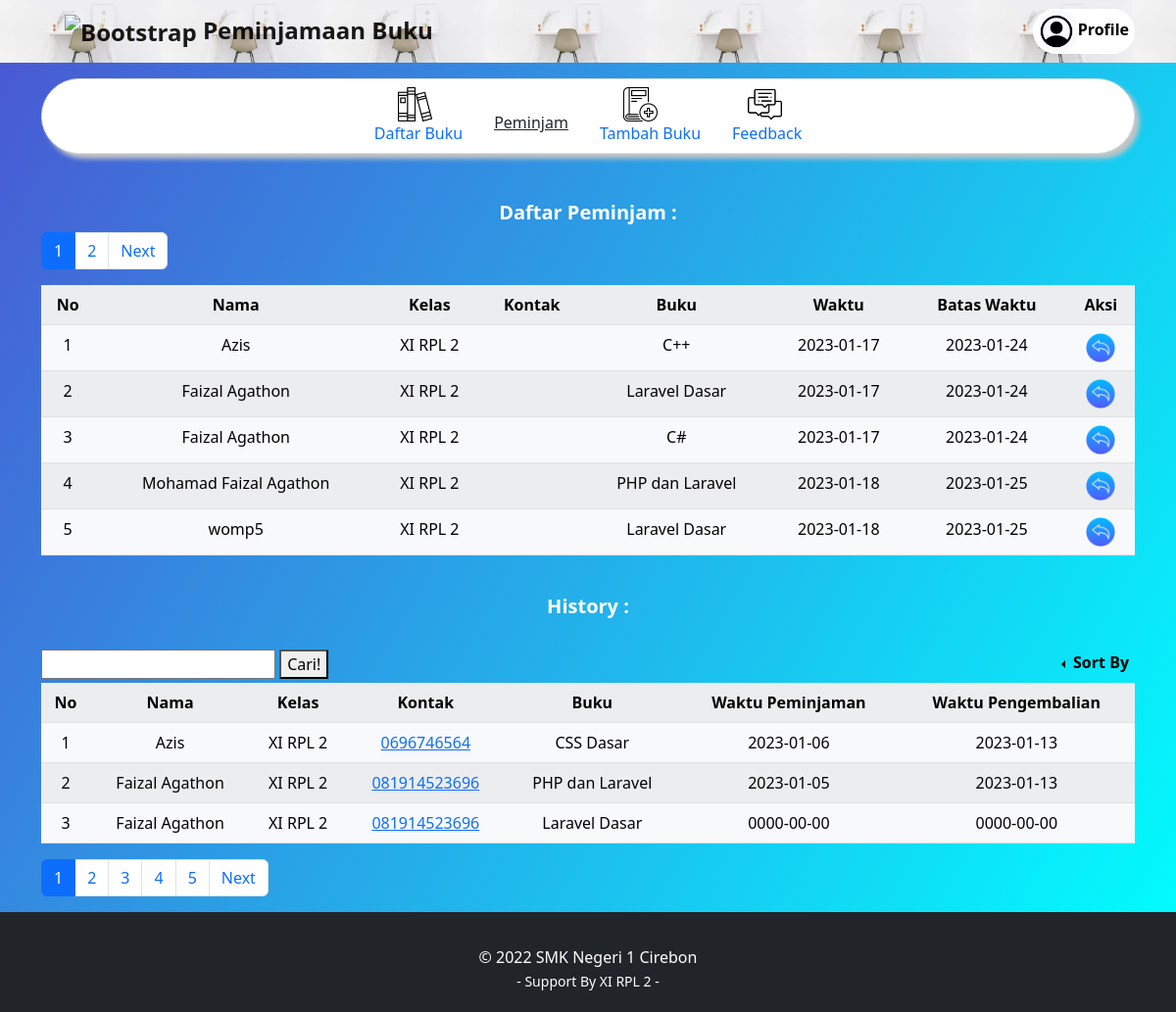
Page /revisi/admin/peminjam2.php (signed in) on the committed database.
### tables this page shows
CREATE TABLE `siswa` (
  `idSiswa` int(11) NOT NULL,
  `idKelas` int(11) NOT NULL,
  `namaSiswa` varchar(100) NOT NULL,
  `kontakSiswa` varchar(20) NOT NULL
);

CREATE TABLE `kelas` (
  `idKelas` int(11) NOT NULL,
  `namaKelas` varchar(20) NOT NULL
);

CREATE TABLE `buku` (
  `id` int(11) NOT NULL,
  `nama` varchar(50) NOT NULL,
  `deskripsi` text DEFAULT NULL,
  `tglTerbit` date NOT NULL,
  `penerbit` varchar(50) NOT NULL,
  `penulis` varchar(50) NOT NULL,
  `gambar` varchar(35) NOT NULL,
  `jumlah` int(50) NOT NULL,
  `jumlah_dipinjam` int(100) NOT NULL
);

CREATE TABLE `peminjaman` (
  `idPeminjaman` int(11) NOT NULL,
  `idSiswa` int(11) NOT NULL,
  `idBuku` int(11) DEFAULT NULL,
  `waktuPeminjaman` date NOT NULL
);

CREATE TABLE `histori` (
  `idPengembalian` int(11) NOT NULL,
  `idSiswa` int(11) NOT NULL,
  `idBuku` int(11) NOT NULL,
  `waktuPeminjaman` date NOT NULL,
  `waktuPengembalian` date NOT NULL
);

### revisi/admin/koneksi.php (called while the page is built, shortened)
<?php
    $conn = mysqli_connect("localhost", "root", "", "perpus_padudung");
    function query($query){
        global $conn;
        $result = mysqli_query($conn, $query);
        $rows = [];
        while( $row = mysqli_fetch_assoc($result) ){
            $rows[] = $row;
        }
        return $rows;
    }
    function bataswaktu($ubah, $batas){
        $bataswaktu = date("Y-m-j", $ubah +60*60*24*$batas);
        return $bataswaktu;
    }
?>

### revisi/admin/peminjam2.php (the view, shortened to what this page needs)
<?php
require 'koneksi.php';
$dataPerhalaman = 5;
$jumlahData =  count(query("SELECT * FROM
                            siswa s INNER JOIN
                            kelas k ON s.idKelas = k.idKelas INNER JOIN
                            peminjaman p ON s.idSiswa = p.idSiswa INNER JOIN
                            buku b ON s.idSiswa = p.idSiswa AND p.idBuku = b.id"));
$jumlahHalaman = ceil($jumlahData / $dataPerhalaman);
$halamanAktif = isset( $_GET['halamanUser']) ? $_GET['halamanUser'] : 1;
$awalData = ($dataPerhalaman * $halamanAktif) - $dataPerhalaman;
$dataPerhalaman2 = 3;
$jumlahData2 =  count(query("SELECT * FROM
                                histori h INNER JOIN
                                siswa s ON s.idSiswa = h.idSiswa INNER JOIN
                                kelas k ON s.idkelas = k.idKelas INNER JOIN
                                buku b ON h.idBuku = b.id AND s.idSiswa = h.idSiswa"));
$jumlahHalaman2 = ceil($jumlahData2 / $dataPerhalaman2);
$halamanAktif2 = isset( $_GET['halamanHistori']) ? $_GET['halamanHistori'] : 1;
$awalData2 = ($dataPerhalaman2 * $halamanAktif2) - $dataPerhalaman2 ;
$peminjaman = query("SELECT * FROM
                      siswa s INNER JOIN
                      kelas k ON s.idKelas = k.idKelas INNER JOIN
                      peminjaman p ON s.idSiswa = p.idSiswa INNER JOIN
                      buku b ON s.idSiswa = p.idSiswa AND p.idBuku = b.id
                      LIMIT $awalData, $dataPerhalaman");
$histori = query( "SELECT * FROM
                    histori h INNER JOIN
                    siswa s ON s.idSiswa = h.idSiswa INNER JOIN
                    kelas k ON s.idkelas = k.idKelas INNER JOIN
                    buku b ON h.idBuku = b.id AND s.idSiswa = h.idSiswa
                    LIMIT $awalData2, $dataPerhalaman2" );
$batasPengembalian = 7;
?>
<!doctype html>
<html lang="en">
  <head>
    <link href="https://cdn.jsdelivr.net/npm/bootstrap@5.2.3/dist/css/bootstrap.min.css" rel="stylesheet"
>
    <link rel="stylesheet" href="../css/stylePeminjam.css">
  </head>
  <body>
    <nav class="navbar bg-white judul">
        <div class="container">
            <a class="navbar-brand fw-bold fs-4 ms-4" href="#">
                <img src="../../../peminjaman_buku/assets/images/SMKN 1 Cirebon.png" alt="Bootstrap" width="70" height="70">
                Peminjamaan Buku
            </a>
            <div class="d-flex">
                <button class="border-0 bg-white fw-bold rounded-pill" type="button" data-bs-toggle="offcanvas" data-bs-target="#offcanvasRight" aria-controls="offcanvasRight">
                    <img src="../icon/profile.png" width="40rem" alt="" class="bg-light rounded-pill p-0 py-1 pe-1">Profile
                </button>
            </div>
        </div>
    </nav>
    <div class="container">
        <ul class="nav justify-content-center mt-3 border rounded-pill bg-white" style="box-shadow: 5px 5px 5px #c5c5c5;">
            <li class="nav-item">
                <a class="nav-link active" aria-current="page" href="admin.php">
                    <img src="../icon/book1.png" width="35rem" alt="" class="ms-4"><br>
                    Daftar Buku
                </a>
            </li>
            <li class="nav-item">
                <a class="nav-link text-dark text-decoration-underline" href="peminjam.php">
                    <img src="../icon/reader.png" width="35rem" alt="" class="ms-3"><br>
                    Peminjam
                </a>
            </li>
            <li class="nav-item">
                <a class="nav-link" href="tambahbuku.php">
                    <img src="../icon/book2.png" width="35rem" alt="" class="ms-4"><br>
                    Tambah Buku
                </a>
            </li>
            <li class="nav-item">
                <a class="nav-link" href="feedback.php">
                    <img src="../icon/chat.png" width="35rem" alt="" class="ms-3"><br>
                    Feedback
                </a>
            </li>
        </ul>
    </div>
    <div class="container mt-4">
        <br>
        <h5 class="fw-bold text-white text-center">Daftar Peminjam :</h5>
        <div aria-label="Page navigation example" >
            <ul class="pagination">
                <?php for( $i=1; $i<=$jumlahHalaman; $i++) : ?>
                    <?php if ( $i == $halamanAktif ) : ?>
                        <li class="page-item active"><a class="page-link" href="?halamanUser=<?= $i ?>"><?= $i ?></a></li>
                    <?php else : ?>
                        <li class="page-item"><a class="page-link" href="?halamanUser=<?= $i ?>"><?= $i ?></a></li>
                    <?php endif ; ?>
                <?php endfor ; ?>
                <?php if ( $halamanAktif < $jumlahHalaman ) : ?>
                    <li class="page-item"><a class="page-link" href="?halamanUser=<?=$halamanAktif + 1 ?>">Next</a></li>
                <?php endif ; ?>
            </ul>
        </div>
        <table class="table table-light table-striped">
            <tr class="text-center">
                <th>No</th>
                <th>Nama</th>
                <th>Kelas</th>
                <th>Kontak</th>
                <th>Buku</th>
                <th>Waktu</th>
                <th>Batas Waktu</th>
                <th>Aksi</th>
            </tr>
            <?php $i = 1; ?>
            <?php foreach ($peminjaman as $data) : ?>
            <tr class="text-center">
                <td><?= $i; ?></td>
                <td><?= $data["namaSiswa"]; ?></td>
                <td><?= strtoupper($data["namaKelas"]); ?></td>
                <td>
                </td>
                <td><?= $data["nama"]; ?></td>
                <td><?= $data["waktuPeminjaman"]; ?></td>
                <td><?= bataswaktu(strtotime($data["waktuPeminjaman"]), $batasPengembalian); ?></td>
                <td>
                    <a href="kembalikan_data_pengembalian.php?id=<?= $data['idPeminjaman']; ?>&waktupeminjaman=<?= $data['waktuPeminjaman']; ?>&param=admin" onclick="return confirm('Yakin ingin mengebalikan buku?')">
                        <img src="../icon/left-arrow.png" width="30rem" alt="">
                    </a>
                </td>
            </tr>
            <?php $i++; ?>
            <?php endforeach; ?>
        </table>
        <br>
        <h5 class="fw-bold text-white text-center">History :</h5>
        <br>
        <form action="" method="post" style="float: left;">
          <input type="text" name="keyword">
          <button type="submit" name="cari">Cari!</button>
        </form>
        <div class="btn-group dropstart mb-2 mt-0" style="float: right;">
            <button type="button" class="dropdown-toggle border-0 bg-transparent fw-semibold" data-bs-toggle="dropdown" aria-expanded="false">
              Sort By
            </button>
        </div>
        <table class="table table-light table-striped">
          <tr class="text-center">
            <th>No</th>
            <th>Nama</th>
            <th>Kelas</th>
            <th>Kontak</th>
            <th>Buku</th>
            <th>Waktu Peminjaman</th>
            <th>Waktu Pengembalian</th>
          </tr>
            <?php $j = 1 ?>
            <?php foreach ($histori as $data2) : ?>
            <tr class="text-center">
              <td><?= $j; ?></td>
              <td><?= $data2['namaSiswa']; ?></td>
              <td><?= strtoupper($data2['namaKelas']); ?></td>
              <td><a href="https://api.whatsapp.com/<?php $data2["kontakSiswa"]; ?>" class="kontak"><?= $data2['kontakSiswa']; ?></td>
              <td><?= $data2['nama']; ?></td>
              <td><?= $data2['waktuPeminjaman']; ?></td>
              <td><?= $data2['waktuPengembalian']; ?></td>
            </tr>
            <?php $j++; ?>
            <?php endforeach; ?>
        </table>
        <div aria-label="Page navigation example" >
            <ul class="pagination">
                <?php for( $j=1; $j<=$jumlahHalaman2; $j++) : ?>
                    <?php if ( $j == $halamanAktif2 ) : ?>
                        <li class="page-item active"><a class="page-link" href="?halamanHistori=<?= $j ?>"><?= $j ?></a></li>
                    <?php else : ?>
                        <li class="page-item"><a class="page-link" href="?halamanHistori=<?= $j ?>"><?= $j ?></a></li>
                    <?php endif ; ?>
                <?php endfor ; ?>
                <?php if ( $halamanAktif2 < $jumlahHalaman2 ) : ?>
                    <li class="page-item"><a class="page-link" href="?halamanHistori=<?=$halamanAktif2 + 1 ?>">Next</a></li>
                <?php endif ; ?>
            </ul>
        </div>
    </div>
    <div class="bg-dark mt-3 p-1 pt-2 w-100" id="footer" style="margin-bottom: -2rem;">
        <footer class="main-footer mt-3" style="padding-top: 10px;">
            <div class="text-center">
                <a href="http://smkn1-cirebon.sch.id" class="txt2 hov1 text-decoration-none text-white nav-link disabled" target="_blank">
                    © 2022 SMK Negeri 1 Cirebon
                </a>
            </div>
        </footer>
        <p class="text-center text-white"><small>- Support By XI RPL 2 -</small></p>
    </div>
  </body>
</html>

### revisi/css/stylePeminjam.css (style rules this page uses)
body { background-size: cover; background-attachment: fixed; background: linear-gradient(120deg, #4B56D2, #00ffff ); }
.judul { background: url(../../peminjaman_buku/background/bg10.jpg); background-size: contain; }

### rows in the picture
siswa: namaSiswa "Azis", idKelas.namaKelas "XI RPL 2", buku.nama "C++", peminjaman.waktuPeminjaman "2023-01-17", peminjaman.waktuPeminjaman "2023-01-24"
siswa: namaSiswa "Faizal Agathon", idKelas.namaKelas "XI RPL 2", buku.nama "Laravel Dasar", peminjaman.waktuPeminjaman "2023-01-17", peminjaman.waktuPeminjaman "2023-01-24", buku.nama "C#"
siswa: namaSiswa "Mohamad Faizal Agathon", idKelas.namaKelas "XI RPL 2", buku.nama "PHP dan Laravel", peminjaman.waktuPeminjaman "2023-01-18", peminjaman.waktuPeminjaman "2023-01-25"
siswa: namaSiswa "womp5", idKelas.namaKelas "XI RPL 2", buku.nama "Laravel Dasar", peminjaman.waktuPeminjaman "2023-01-18", peminjaman.waktuPeminjaman "2023-01-25"
histori: idSiswa.namaSiswa "Azis", kelas.namaKelas "XI RPL 2", idSiswa.kontakSiswa "0696746564", idBuku.nama "CSS Dasar", waktuPeminjaman "2023-01-06", waktuPengembalian "2023-01-13"
histori: idSiswa.namaSiswa "Faizal Agathon", kelas.namaKelas "XI RPL 2", idSiswa.kontakSiswa "081914523696", idBuku.nama "PHP dan Laravel", waktuPeminjaman "2023-01-05", waktuPengembalian "2023-01-13"
histori: idSiswa.namaSiswa "Faizal Agathon", kelas.namaKelas "XI RPL 2", idSiswa.kontakSiswa "081914523696", idBuku.nama "Laravel Dasar", waktuPeminjaman "0000-00-00", waktuPengembalian "0000-00-00"
